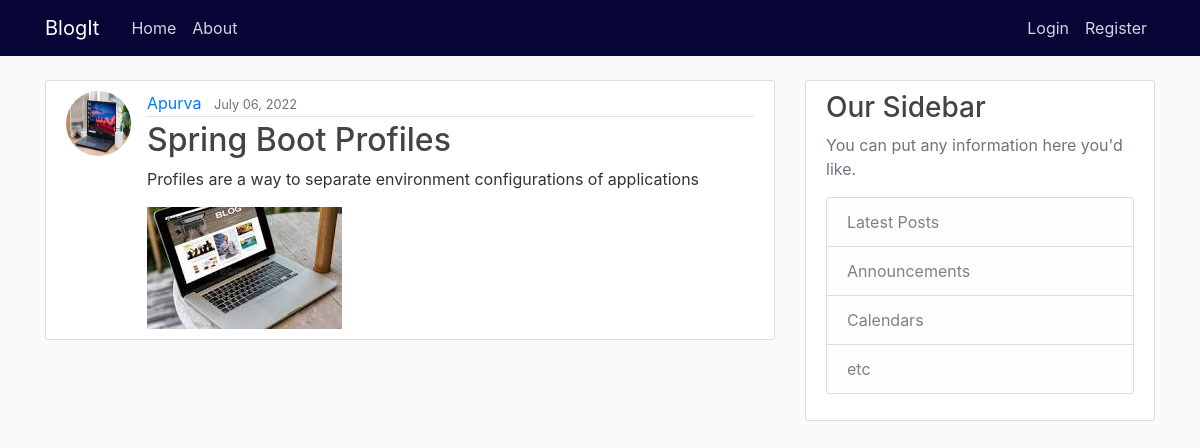
Page /post/33 on the committed database.
### blog/models.py (models this page shows, shortened)
class Post(models.Model):
    title = models.CharField(max_length=100)
    content = models.TextField()
    date_posted = models.DateTimeField(default=timezone.now)
    author = models.ForeignKey(User, on_delete=models.CASCADE)
    image = models.ImageField(default='laptop.jpg', upload_to='content_img')

### users/models.py (models this page shows, shortened)
class Profile(models.Model):
    user = models.OneToOneField(User, on_delete=models.CASCADE)
    image = models.ImageField(default='default.jpg', upload_to='profile_pics')

### blog/views.py (the view)
# urls.py: path('post/<int:pk>', PostDetailView.as_view(), name='post-detail'),
class PostDetailView(DetailView):
    model = Post

### blog/templates/blog/post_detail.html (shortened to what this page needs)
{% extends "blog/base.html" %} {% block content %}
<article class="media content-section">
  <img
    class="float-left rounded-circle article-img"
    src="{{ object.author.profile.image.url }}"
  />
  <div class="media-body">
    <div class="article-metadata">
      <a class="mr-2" href="{% url 'profile' %}">{{ object.author }}</a>
      <small class="text-muted">{{ object.date_posted|date:"F d, Y" }}</small>
    </div>
    <h2><a class="article-title" href="#">{{ object.title }}</a></h2>
    <p class="article-content">{{ object.content }}</p>
    <img src="{{ object.image.url }}" alt="content-image" />
  </div>
</article>
{% endblock content %}

### blog/static/blog/main.css (style rules this page uses)
body { background: #fafafa; color: #333333; margin-top: 5rem; }
h1, h2, h3, h4, h5, h6 { color: #444444; }
.content-section { background: #ffffff; padding: 10px 20px; border: 1px solid #dddddd; border-radius: 3px; margin-bottom: 20px; }
.article-title { color: #444444; }
.article-content { white-space: pre-line; }
.article-img { height: 65px; width: 65px; margin-right: 16px; }
.article-metadata { padding-bottom: 1px; margin-bottom: 4px; border-bottom: 1px solid #e3e3e3 }

### rows in the picture
Post: author.profile.image (picture), author "Apurva", date_posted "July 06, 2022", title "Spring Boot Profiles", content "Profiles are a way to separate environment configurations of applications", image (picture)
